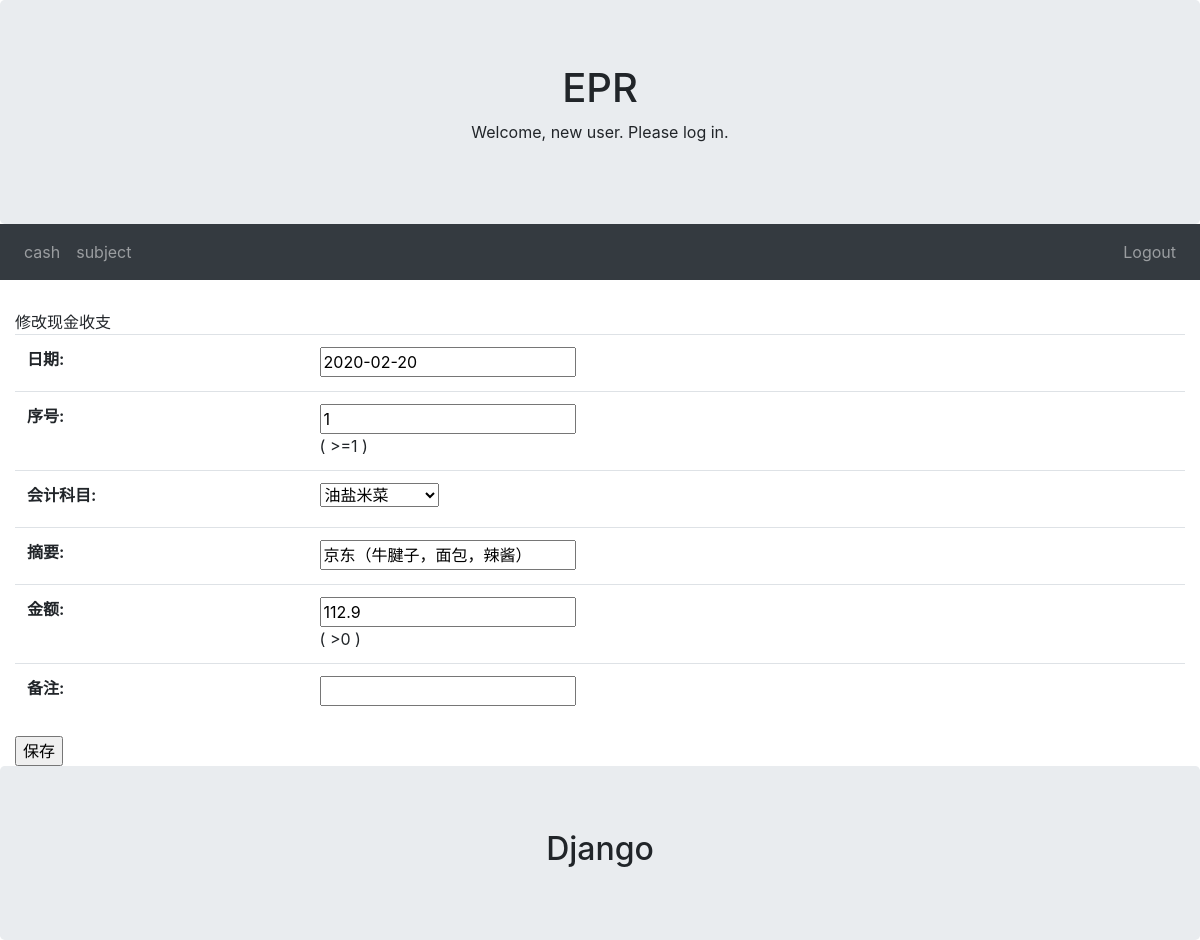
/cash/1/edit/, run on the app's committed database.
### cash/models/cashonhand.py (models this page shows, shortened)
class CashOnHand(CommonInfo):
    operation_date = models.DateField("日期", default=date.today)
    serial_number = models.IntegerField("序号", default=65535, help_text="( >=1 )")
    lucre = models.FloatField(verbose_name="金额", help_text="( >0 )")
    balance = models.FloatField(editable=False)
    summary = models.CharField(verbose_name="摘要", max_length=255)
    opposite_account = models.ForeignKey(AccountingSubject, on_delete=models.PROTECT,
                                         verbose_name="会计科目")
    user = models.ForeignKey(User, on_delete=models.PROTECT)
    class Meta:
        db_table = 'cash_cash_on_hand'
        ordering = ['operation_date', 'serial_number']

### cash/views.py (the view, shortened to what this page needs)
# urls.py: path('cash/<int:pk>/edit/', UpdateView.as_view(), name='edit'),
class UpdateView(generic.edit.UpdateView):
    permission_required = 'cash.change_cashonhand'
    model = CashOnHand
    fields = ['operation_date', 'serial_number', 'opposite_account', 'summary', 'lucre', 'remark']
    template_name_suffix = '_update_form'
    success_url = reverse_lazy('cash:index')

### accountingsubject/models.py (called while the page is built)
    def __str__(self):
        return self.accounting_subject

### cash/templates/cash/cashonhand_update_form.html (shortened to what this page needs)
{% extends "base.html" %}
{% block content %}
修改现金收支
<form method="post">
    <table class="table">
        {{ form.as_table }}
    </table>
    <input type="submit" value="保存">
</form>
{% endblock %}

### data on the page
CashOnHand: operation_date "2020-02-20", serial_number "1", opposite_account "油盐米菜", summary "京东（牛腱子，面包，辣酱）", lucre "112.9"
